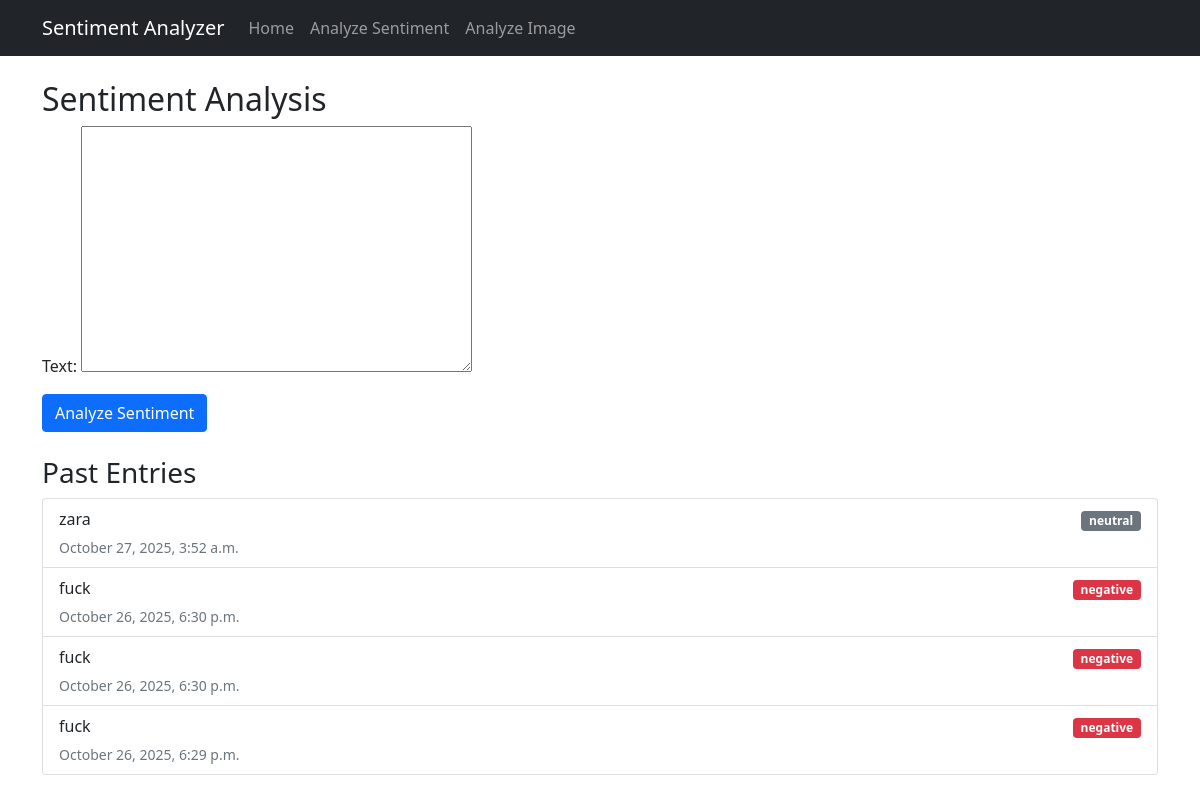
/analyze/, run on the app's committed database.
### app1/models.py (models this page shows, shortened)
class SentimentEntry(models.Model):
    text = models.TextField()
    sentiment = models.CharField(max_length=20)
    created_at = models.DateTimeField(auto_now_add=True)

### app1/views.py (the view)
# urls.py: path('analyze/', analyze_sentiment, name='analyze_sentiment'),
def analyze_sentiment(request):
    entries = SentimentEntry.objects.all().order_by('-created_at')
    if request.method == 'POST':
        form = SentimentForm(request.POST)
        if form.is_valid():
            entry = form.save(commit=False)
            analysis = TextBlob(entry.text)
            if analysis.sentiment.polarity > 0:
                entry.sentiment = 'positive'
            elif analysis.sentiment.polarity < 0:
                entry.sentiment = 'negative'
            else:
                entry.sentiment = 'neutral'
            entry.save()
            return redirect('app1:analyze_sentiment')
    else:
        form = SentimentForm()
    return render(request, 'app1/analyze_sentiment.html', {
        'form': form,
        'entries': entries
    })

### app1/forms.py
class SentimentForm(forms.ModelForm):
    class Meta:
        model = SentimentEntry
        fields = ['text']  # Only include the text field

### app1/templates/app1/analyze_sentiment.html (shortened to what this page needs)
{% extends "base.html" %}
{% block content %}
<div class="container mt-4">
    <h2>Sentiment Analysis</h2>
    <form method="post" class="mb-4">
        {{ form.as_p }}
        <button type="submit" class="btn btn-primary">Analyze Sentiment</button>
    </form>
    <h3>Past Entries</h3>
    {% if entries %}
        <div class="list-group">
        {% for entry in entries %}
            <div class="list-group-item">
                <div class="d-flex justify-content-between align-items-center">
                    <p class="mb-1">{{ entry.text }}</p>
                    <span class="badge {% if entry.sentiment == 'positive' %}bg-success{% elif entry.sentiment == 'negative' %}bg-danger{% else %}bg-secondary{% endif %}">
                        {{ entry.sentiment }}
                    </span>
                </div>
                <small class="text-muted">{{ entry.created_at|date:"F j, Y, g:i a" }}</small>
            </div>
        {% endfor %}
        </div>
    {% else %}
        <p>No entries yet.</p>
    {% endif %}
</div>
{% endblock %}

### data on the page
SentimentEntry: text "zara", sentiment "neutral", created_at "October 27, 2025, 3:52 a.m."
SentimentEntry: text "fuck", sentiment "negative", created_at "October 26, 2025, 6:30 p.m."
SentimentEntry: text "fuck", sentiment "negative", created_at "October 26, 2025, 6:30 p.m."
SentimentEntry: text "fuck", sentiment "negative", created_at "October 26, 2025, 6:29 p.m."
